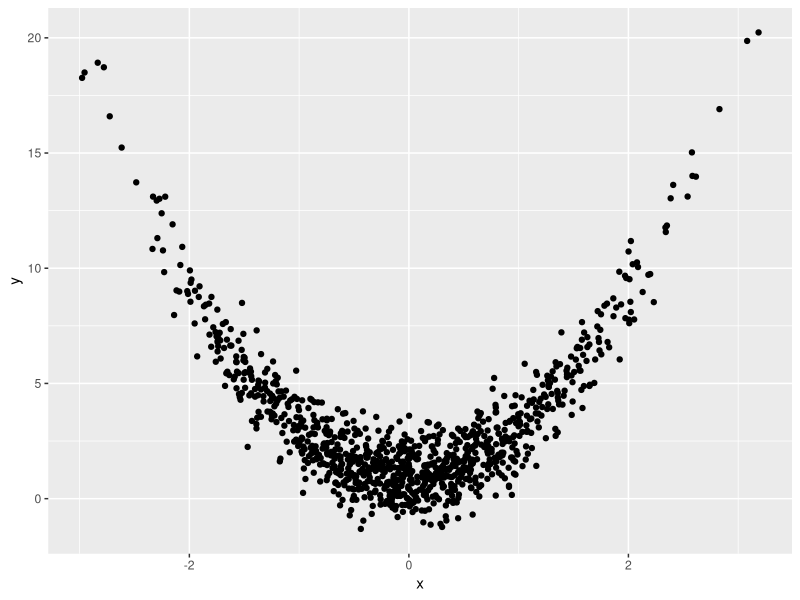
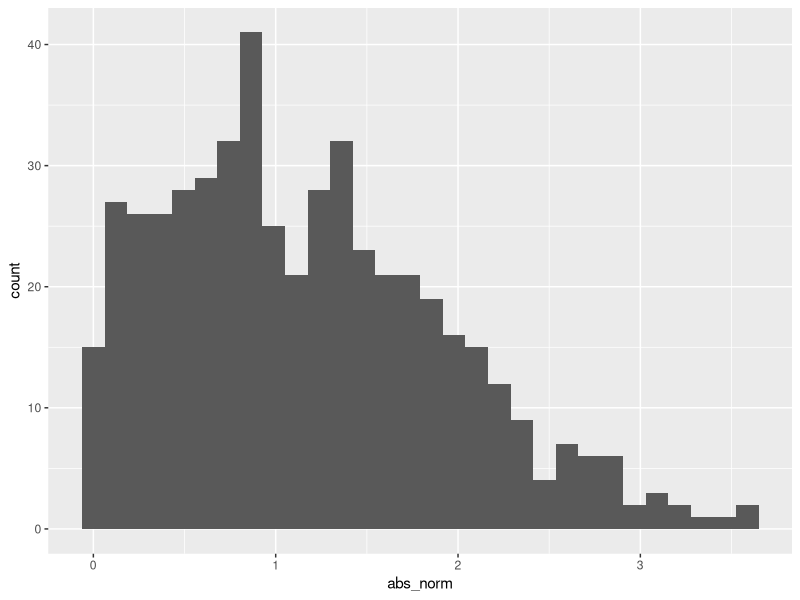

These figures' R source, in order:
## ---- chunk 1
samp = rnorm(100)
length(samp)
## ---- chunk 2
library(tidyverse)
## ---- chunk 3
plot_df =
   tibble(
     x = rnorm(n = 1000),
     y = 1 + 2 * x ^ 2 + rnorm(n = 1000)
   )



ggplot(plot_df, aes(x = x, y = y)) + geom_point()
## ---- chunk 4

la_df =
   tibble(
     norm = rnorm(n = 500, mean=1),
     logical = norm > 0,
     abs_norm = abs(norm)
   )
ggplot(la_df, aes(x= abs_norm)) + geom_histogram()
     
